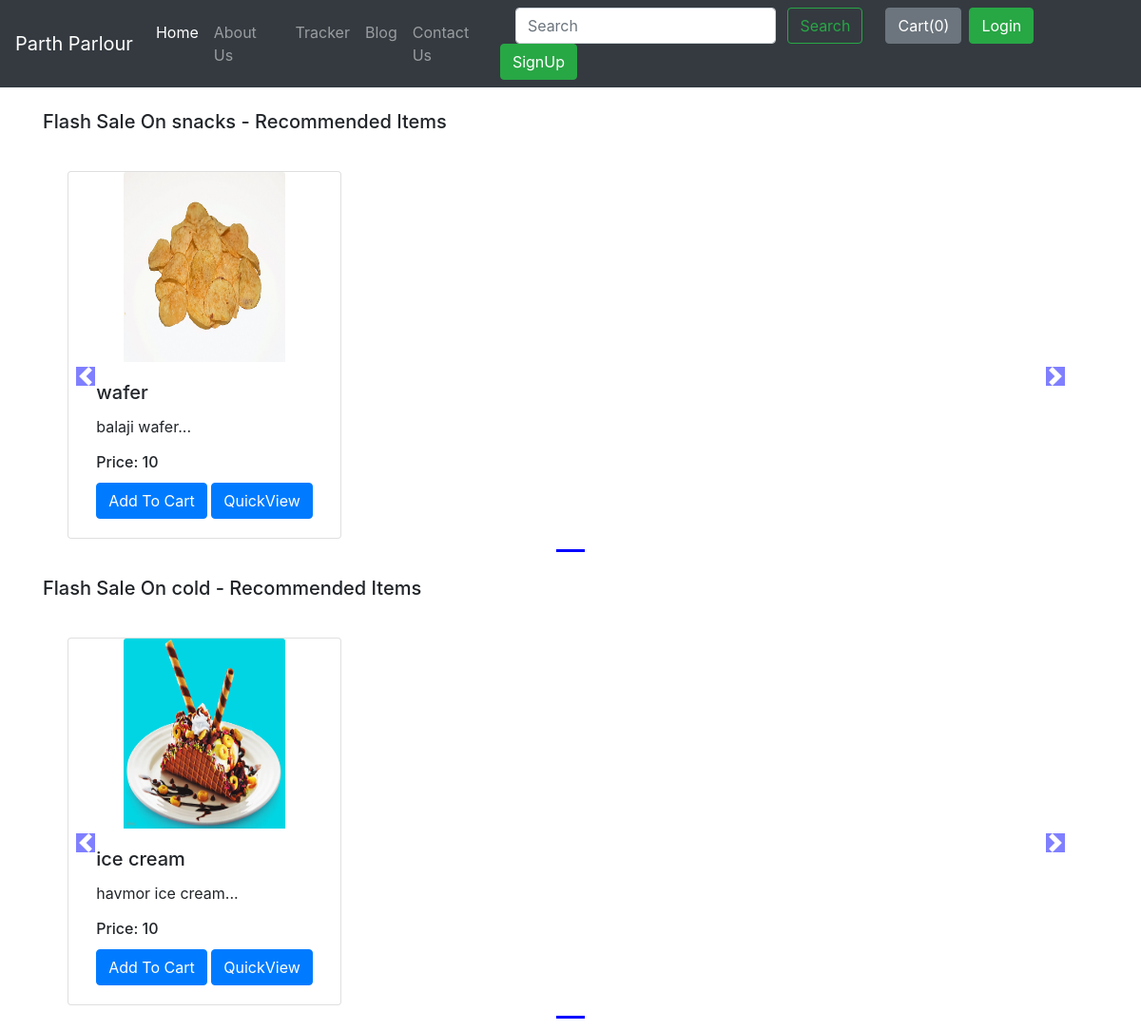
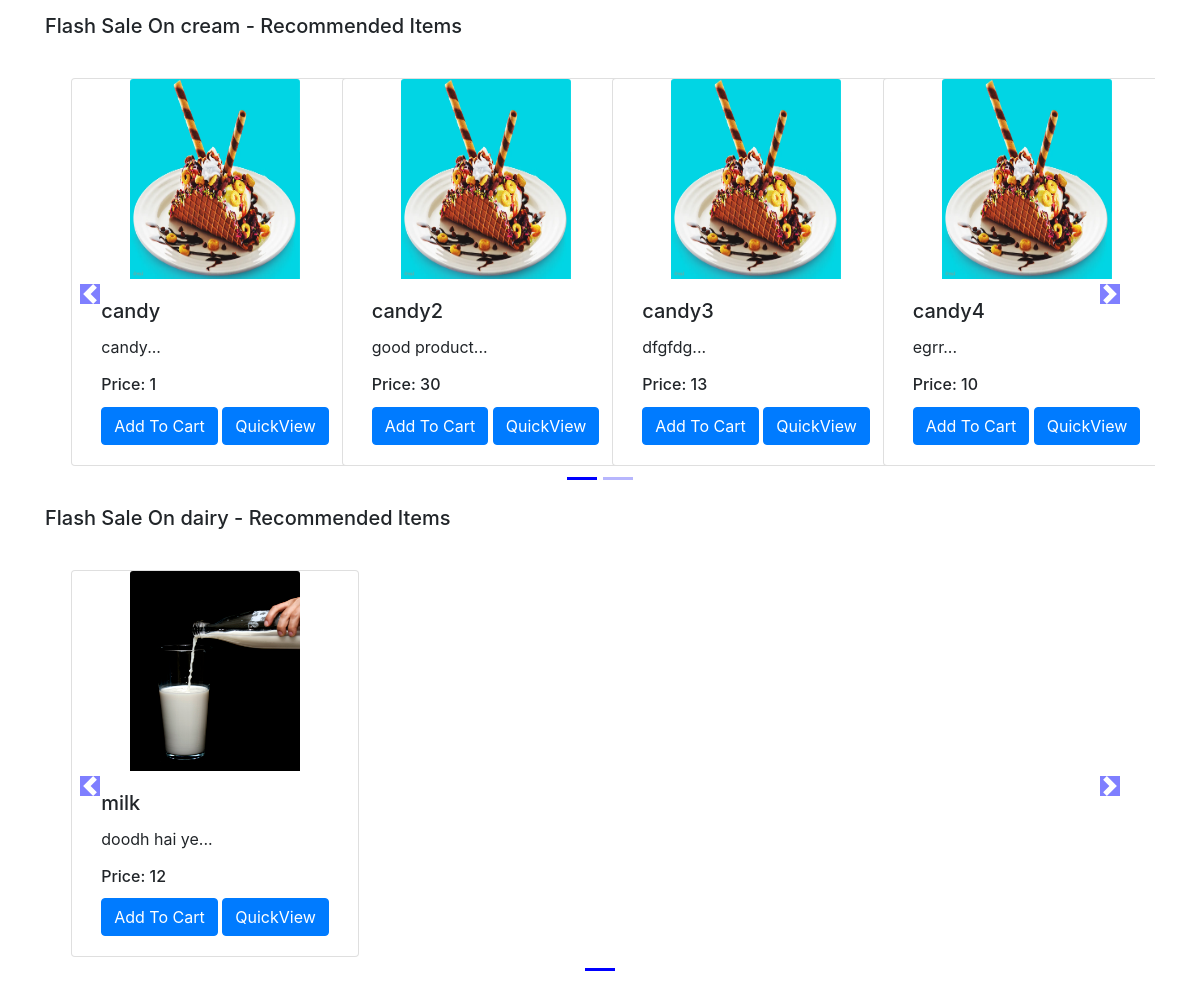
The app's page /shop/ with its own data (2 pictures, top to bottom).
### shop/models.py (models this page shows, shortened)
class Product(models.Model):
    product_id = models.AutoField
    product_name = models.CharField(max_length=50)
    category = models.CharField(max_length=50, default="")
    subcategory = models.CharField(max_length=50, default="")
    price = models.IntegerField(default=0)
    desc = models.CharField(max_length=300)
    pub_date = models.DateField()
    image = models.ImageField(upload_to='shop/images', default="")

### shop/views.py (the view)
# urls.py: path('', views.index)
def index(request):
    allProds = []
    catprods = Product.objects.values('category', 'id')
    cats = {item['category'] for item in catprods}
    for cat in cats:
        prod = Product.objects.filter(category=cat)
        n = len(prod)
        nSlides = n // 4 + ceil((n / 4) - (n // 4))
        allProds.append([prod, range(1, nSlides), nSlides])
    params = {'allProds':allProds}
    return render(request, 'shop/index.html', params)

### shop/templates/shop/index.html (shortened to what this page needs)
<!doctype html>
<html lang="en">
{% extends 'shop/basic.html' %}
{% block body %}
{% load static %}
<div class="container">
    {% for product, range, nSlides in allProds %}
    <h5 class="my-4">Flash Sale On {{product.0.category}} - Recommended Items</h5>
    <div class="row">
        <div id="demo{{forloop.counter}}" class="col carousel slide my-3" data-ride="carousel">
            <ul class="carousel-indicators">
                <li data-target="#demo{{forloop.counter}}" data-slide-to="0" class="active"></li>
                {% for i in range %}
                <li data-target="#demo{{forloop.parentloop.counter}}" data-slide-to="{{i}}"></li>
                {% endfor %}
            </ul>
            <div class="container carousel-inner no-padding">
                <div class="carousel-item active">
                    {% for i in product %}
                    <div class="col-xs-3 col-sm-3 col-md-3">
                        <div class="card align-items-center" style="width: 18rem;">
                            <img src='/media/{{i.image}}' class="card-img-top" alt="...">
                            <div class="card-body">
                                <h5 class="card-title" id="namepr{{i.id}}">{{i.product_name}}</h5>
                                <p class="card-text">{{i.desc|slice:"0:53"}}...</p>
                                <h6 class="card-title">Price: <span id="pricepr{{i.id}}">{{i.price}}</span></h6>
                                <span id="divpr{{i.id}}" class="divpr">
                                    <button id="pr{{i.id}}" class="btn btn-primary cart">Add To Cart</button>
                                </span>
                                <a href="/shop/products/{{i.id}}"><button id="qv{{i.id}}"
                                        class="btn btn-primary cart">QuickView</button></a>
                            </div>
                        </div>
                    </div>
                    {% if forloop.counter|divisibleby:4 and forloop.counter > 0 and not forloop.last %}
                </div>
                <div class="carousel-item">
                    {% endif %}
                    {% endfor %}
                </div>
            </div>
        </div>
        <a class="carousel-control-prev" href="#demo{{forloop.counter}}" data-slide="prev">
            <span class="carousel-control-prev-icon"></span>
        </a>
        <a class="carousel-control-next" href="#demo{{forloop.counter}}" data-slide="next">
            <span class="carousel-control-next-icon"></span>
        </a>
    </div>
    {% endfor %}
</div>
{% endblock %}

### shop/templates/shop/basic.html (shortened to what this page needs)
<!doctype html>
<html lang="en">
<head>
  <link rel="stylesheet" href="https://stackpath.bootstrapcdn.com/bootstrap/4.2.1/css/bootstrap.min.css"
>
  <link rel="stylesheet" href="https://cdnjs.cloudflare.com/ajax/libs/font-awesome/6.2.1/css/all.min.css"
 />
</head>
<body>
  <nav class="navbar navbar-expand-lg navbar-dark bg-dark">
    <a class="navbar-brand" href="/shop">Parth Parlour</a>
    <div class="collapse navbar-collapse" id="navbarSupportedContent">
      <ul class="navbar-nav mr-auto">
        <li class="nav-item active">
          <a class="nav-link" href="/shop">Home <span class="sr-only">(current)</span></a>
        </li>
        <li class="nav-item">
          <a class="nav-link" href="/shop/about">About Us</a>
        </li>
        <li class="nav-item">
          <a class="nav-link" href="/shop/tracker">Tracker</a>
        </li>
        <li class="nav-item">
          <a class="nav-link" href="/blog">Blog</a>
        </li>
        <li class="nav-item">
          <a class="nav-link" href="/shop/contact">Contact Us</a>
        </li>
      </ul>
      <div class="ml-auto form-inline">
      <form method='get' action='/shop/search/' class=" my-2 my-lg-0 mx-3">
        <input class="form-control mr-sm-2" type="search" placeholder="Search" aria-label="Search" name="search"
          id="search">
        <button class="btn btn-outline-success my-2 my-sm-0" type="submit">Search</button>
      </form>
      <button type="button" class="btn btn-secondary mx-2" id="popcart" data-container="body" data-toggle="popover"
        data-placement="bottom" data-html="true" data-content="Vivamus
sagittis lacus vel augue laoreet rutrum faucibus.">
        Cart(<span id="cart">0</span>)
      </button>
{% if user.is_authenticated %}
<ul class="navbar-nav mr-3">
<li class="nav-item dropdown">
<a class="nav-link dropdown-toggle" href='#' id="navbarDropdown" role="button" data-toggle="dropdown"> Welcome {{request.user}}</a>
<div class="dropdown-menu" aria-labelledby="navbarDropdown">
          <a class="dropdown-item" href="/shop/logout/">Logout</a>
</div>
      </li>
      </ul>
      </div>
{% else %}
      <button type="button" class="btn btn-success mr-2" data-toggle="modal" data-target="#loginModal">
        Login
      </button>
      <button type="button" class="btn btn-success mr-2" data-toggle="modal" data-target="#signupModal">
        SignUp
      </button>
{% endif %}
      </div>
</nav>
  {% block body %} {% endblock %}
</body>
</html>

### records on screen
Product: category "snacks", image (picture), product_name "wafer", desc "balaji wafer", price "10"
Product: category "cold", image (picture), product_name "ice cream", desc "havmor ice cream", price "10"
Product: category "cream", image (picture), product_name "candy", desc "candy", price "1"
Product: image (picture), product_name "candy2", desc "good product", price "30"
Product: image (picture), product_name "candy3", desc "dfgfdg", price "13"
Product: image (picture), product_name "candy4", desc "egrr", price "10"
Product: category "dairy", image (picture), product_name "milk", desc "doodh hai ye", price "12"
